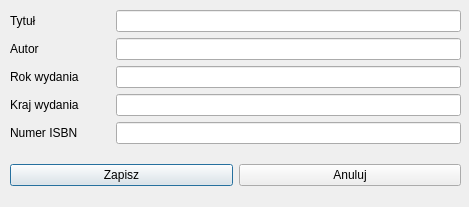
<?xml version="1.0" encoding="UTF-8"?>
<ui version="4.0">
 <class>BookForm</class>
 <widget class="QDialog" name="BookForm">
  <property name="geometry">
   <rect>
    <x>0</x>
    <y>0</y>
    <width>469</width>
    <height>207</height>
   </rect>
  </property>
  <property name="windowTitle">
   <string>Formularz</string>
  </property>
  <widget class="QWidget" name="formLayoutWidget">
   <property name="geometry">
    <rect>
     <x>10</x>
     <y>10</y>
     <width>451</width>
     <height>141</height>
    </rect>
   </property>
   <layout class="QFormLayout" name="BookFormLayout">
    <item row="0" column="0">
     <widget class="QLabel" name="TitleLabel">
      <property name="minimumSize">
       <size>
        <width>100</width>
        <height>0</height>
       </size>
      </property>
      <property name="text">
       <string>Tytuł</string>
      </property>
     </widget>
    </item>
    <item row="0" column="1">
     <widget class="QLineEdit" name="TitleLineEdit"/>
    </item>
    <item row="1" column="0">
     <widget class="QLabel" name="AuthorLabel">
      <property name="minimumSize">
       <size>
        <width>100</width>
        <height>0</height>
       </size>
      </property>
      <property name="text">
       <string>Autor</string>
      </property>
     </widget>
    </item>
    <item row="1" column="1">
     <widget class="QLineEdit" name="AuthorLineEdit"/>
    </item>
    <item row="2" column="0">
     <widget class="QLabel" name="PublishDateLabel">
      <property name="minimumSize">
       <size>
        <width>100</width>
        <height>0</height>
       </size>
      </property>
      <property name="text">
       <string>Rok wydania</string>
      </property>
     </widget>
    </item>
    <item row="2" column="1">
     <widget class="QLineEdit" name="PublishDateLineEdit"/>
    </item>
    <item row="3" column="0">
     <widget class="QLabel" name="CountryPublishLabel">
      <property name="text">
       <string>Kraj wydania</string>
      </property>
     </widget>
    </item>
    <item row="3" column="1">
     <widget class="QLineEdit" name="CountryPublishLineEdit"/>
    </item>
    <item row="4" column="0">
     <widget class="QLabel" name="IsbnNumberLabel">
      <property name="text">
       <string>Numer ISBN</string>
      </property>
     </widget>
    </item>
    <item row="4" column="1">
     <widget class="QLineEdit" name="IsbnNumberLineEdit"/>
    </item>
   </layout>
  </widget>
  <widget class="QWidget" name="horizontalLayoutWidget">
   <property name="geometry">
    <rect>
     <x>10</x>
     <y>160</y>
     <width>451</width>
     <height>31</height>
    </rect>
   </property>
   <layout class="QHBoxLayout" name="ButtonLayout">
    <item>
     <widget class="QPushButton" name="SaveBtn">
      <property name="text">
       <string>Zapisz</string>
      </property>
     </widget>
    </item>
    <item>
     <widget class="QPushButton" name="CancelBtn">
      <property name="text">
       <string>Anuluj</string>
      </property>
     </widget>
    </item>
   </layout>
  </widget>
 </widget>
 <resources/>
 <connections/>
</ui>
